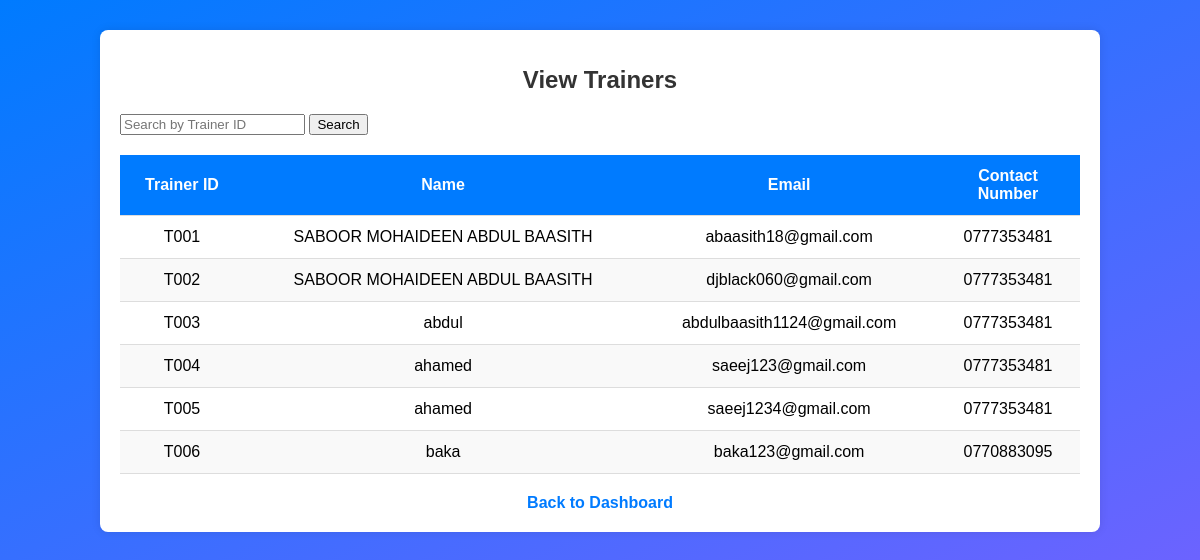
The app's page /view_trainer.php (signed in) with its own data.
### tables this page shows
CREATE TABLE `trainers` (
  `tid` varchar(6) NOT NULL,
  `name` text NOT NULL,
  `email` varchar(100) NOT NULL,
  `contact_number` varchar(15) NOT NULL,
  `image_url` text DEFAULT NULL
);

### view_trainer.php (the view, shortened to what this page needs)
<?php
include("dbconfig.php");
$trainersQuery = "SELECT * FROM trainers";
$stmt = $conn->prepare($trainersQuery);
$stmt->execute();
$trainersResult = $stmt->get_result();
?>
<!DOCTYPE html>
<html lang="en">
<head>
    <link rel="stylesheet" href="view_feedback_style.css">
</head>
<body>
    <div class="container">
        <h1>View Trainers</h1>
        <form method="GET" action="view_trainers.php">
            <input type="text" name="tid" placeholder="Search by Trainer ID" value="<?php echo isset($tid) ? $tid : ''; ?>">
            <button type="submit">Search</button>
        </form>
        <table>
            <thead>
                <tr>
                    <th>Trainer ID</th>
                    <th>Name</th>
                    <th>Email</th>
                    <th>Contact Number</th>
                </tr>
            </thead>
            <tbody>
                <?php while ($trainer = $trainersResult->fetch_assoc()): ?>
                    <tr>
                        <td><?php echo $trainer['tid']; ?></td>
                        <td><?php echo $trainer['name']; ?></td>
                        <td><?php echo $trainer['email']; ?></td>
                        <td><?php echo $trainer['contact_number']; ?></td>
                    </tr>
                <?php endwhile; ?>
            </tbody>
        </table>
        <div class="back-link">
            <a href="management_dashboard.php">Back to Dashboard</a>
        </div>
    </div>
</body>
</html>

### view_feedback_style.css (style rules this page uses)
body { font-family: Arial, sans-serif; background: linear-gradient(to bottom right, #007bff, #6c63ff); margin: 0; padding: 0; }
.container { width: 80%; margin: 30px auto; padding: 20px; background-color: white; border-radius: 8px; box-shadow: 0 0 10px rgba(0, 0, 0, 0.1); }
h1 { text-align: center; color: #333; font-size: 24px; margin-bottom: 20px; }
table { width: 100%; margin-top: 20px; border-collapse: collapse; }
table th, table td { padding: 12px; text-align: left; border-bottom: 1px solid #ddd; }
table th { background-color: #007bff; text-align: center; color: white; }
table td { text-align: center; }
table tr:nth-child(even) { background-color: #f9f9f9; }
a { color: #007bff; text-decoration: none; }
.back-link { text-align: center; margin-top: 20px; }
.back-link a { font-size: 16px; color: #007bff; text-decoration: none; font-weight: 600; transition: color 0.3s; }
table td:nth-child(1), table th:nth-child(1) { width: 100px; }
table td:nth-child(4), table th:nth-child(4) { width: 120px; }

### records on screen
trainers: tid "T001", name "SABOOR MOHAIDEEN ABDUL BAASITH", email "abaasith18@gmail.com", contact_number "0777353481"
trainers: tid "T002", name "SABOOR MOHAIDEEN ABDUL BAASITH", email "djblack060@gmail.com", contact_number "0777353481"
trainers: tid "T003", name "abdul", email "abdulbaasith1124@gmail.com", contact_number "0777353481"
trainers: tid "T004", name "ahamed", email "saeej123@gmail.com", contact_number "0777353481"
trainers: tid "T005", name "ahamed", email "saeej1234@gmail.com", contact_number "0777353481"
trainers: tid "T006", name "baka", email "baka123@gmail.com", contact_number "0770883095"
